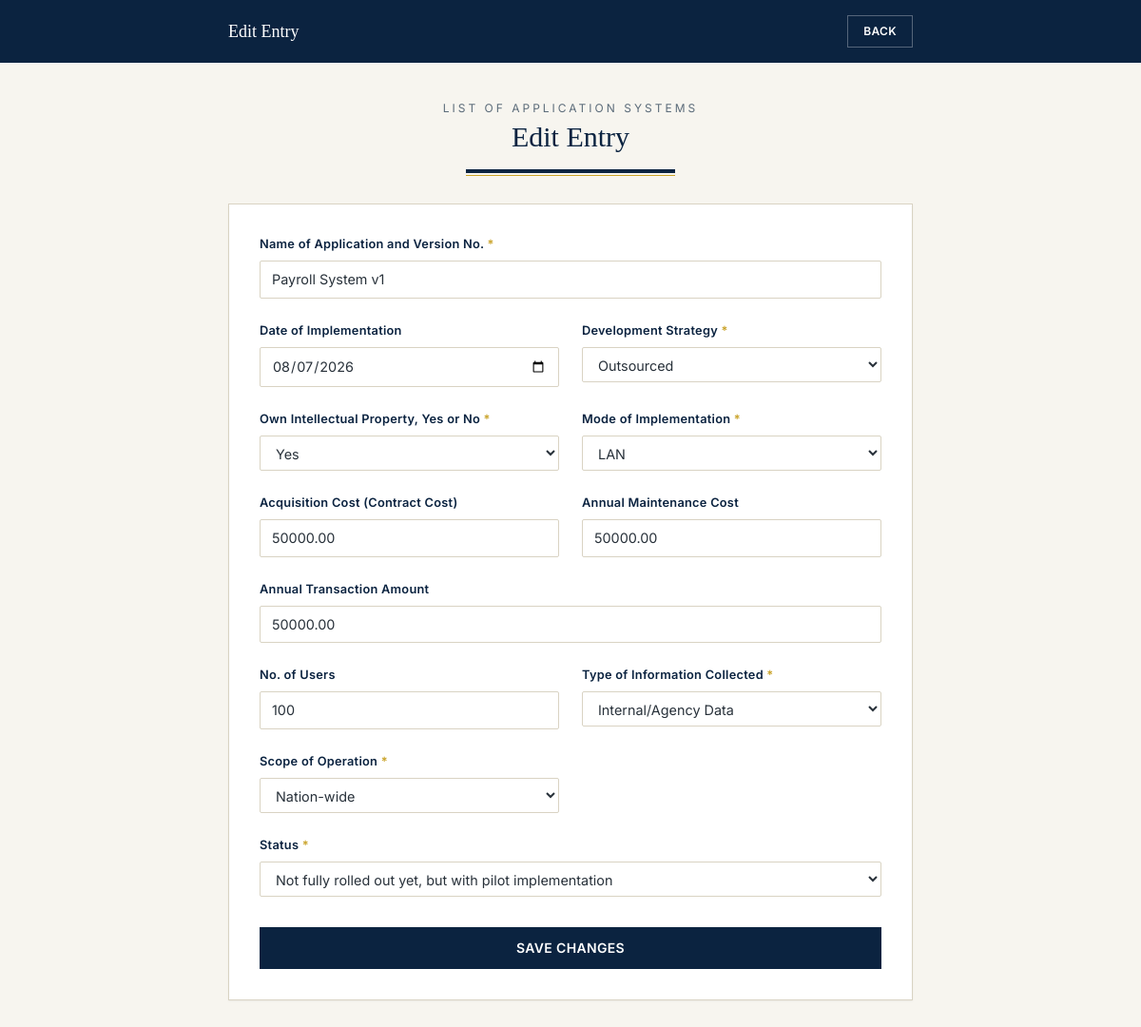
/edit-application-system.php?id=4 (signed in), run on the app's committed database.
### tables this page shows
CREATE TABLE `application_systems` (
  `id` int unsigned NOT NULL AUTO_INCREMENT,
  `user_id` int unsigned NOT NULL,
  `agency_name` varchar(191) NOT NULL,
  `application_name_version` varchar(191) NOT NULL,
  `date_of_implementation` date DEFAULT NULL,
  `development_strategy` enum('In-house','Outsourced','Combination') NOT NULL,
  `owns_ip` enum('Yes','No') NOT NULL,
  `mode_of_implementation` enum('Stand Alone','LAN','WAN','Web-based') NOT NULL,
  `acquisition_cost` decimal(15,2) DEFAULT NULL,
  `annual_maintenance_cost` decimal(15,2) DEFAULT NULL,
  `annual_transaction_amount` decimal(15,2) DEFAULT NULL,
  `no_of_users` int unsigned DEFAULT NULL,
  `type_of_information` enum('External/Public','Internal/Agency Data') NOT NULL,
  `scope_of_operation` enum('International','Nation-wide','Province','Municipal/City') NOT NULL,
  `status` enum('Fully implemented','Not fully rolled out yet, but with pilot implementation','Ongoing development and testing','Not utilized') NOT NULL,
  `created_at` timestamp NOT NULL DEFAULT CURRENT_TIMESTAMP,
  `updated_at` timestamp NOT NULL DEFAULT CURRENT_TIMESTAMP ON UPDATE CURRENT_TIMESTAMP,
  `batch` int unsigned NOT NULL DEFAULT '1',
  PRIMARY KEY (`id`),
  KEY `fk_appsys_user` (`user_id`),
  CONSTRAINT `fk_appsys_user` FOREIGN KEY (`user_id`) REFERENCES `users` (`id`) ON DELETE CASCADE
);

### edit-application-system.php (the view, shortened to what this page needs)
<?php
$pdo = getDbConnection();
$returnTo = (($_GET['return_to'] ?? $_POST['return_to'] ?? '') === 'review') ? 'review' : 'summary';
$returnUrl = $returnTo === 'review' ? 'review.php' : 'application-systems-summary.php';
$id = (int) ($_GET['id'] ?? $_POST['id'] ?? 0);
$stmt = $pdo->prepare('SELECT * FROM application_systems WHERE id = :id AND user_id = :user_id LIMIT 1');
$stmt->execute(['id' => $id, 'user_id' => $_SESSION['user_id']]);
$entry = $stmt->fetch();
function ev($entry, $key)
{
    return htmlspecialchars((string) ($entry[$key] ?? ''), ENT_QUOTES, 'UTF-8');
}
function esel($entry, $key, $option)
{
    return ($entry[$key] ?? '') === $option ? 'selected' : '';
}
?>
<!DOCTYPE html>
<html lang="en">
<head>
<script src="https://cdn.tailwindcss.com"></script>
<link rel="stylesheet" href="assets/css/style.css">
</head>
<body class="bg-ledger-paper font-body text-ledger-ink min-h-screen">
<header class="bg-ledger-navy text-white">
  <div class="max-w-3xl mx-auto px-6 py-4 flex items-center justify-between">
    <p class="font-display text-lg">Edit Entry</p>
    <a href="<?= htmlspecialchars($returnUrl, ENT_QUOTES, 'UTF-8') ?>" class="text-xs font-semibold tracking-wide border border-white/30 px-4 py-2 hover:bg-white/10 transition-colors">BACK</a>
  </div>
</header>
<div class="max-w-3xl mx-auto px-6 py-10">
  <div class="text-center mb-8">
    <p class="text-xs tracking-[0.25em] uppercase text-ledger-muted mb-1">List of Application Systems</p>
    <h1 class="font-display text-2xl md:text-3xl text-ledger-navy">Edit Entry</h1>
    <div class="ledger-rule mt-4 mx-auto" style="max-width: 220px;"></div>
  </div>
  <form action="edit-application-system.php?id=<?= $id ?>&return_to=<?= htmlspecialchars($returnTo, ENT_QUOTES, 'UTF-8') ?>" method="POST" class="bg-white border border-ledger-line shadow-sm p-8">
    <div class="grid grid-cols-1 sm:grid-cols-2 gap-6">
      <div class="sm:col-span-2">
        <label class="field-label">Name of Application and Version No. <span class="text-ledger-gold">*</span></label>
        <input type="text" name="application_name_version" required maxlength="191"
               value="<?= ev($entry, 'application_name_version') ?>"
               class="ledger-input w-full border border-ledger-line rounded-sm px-3 py-2 bg-white mt-2 focus:outline-none focus:ring-2 focus:ring-ledger-steel focus:border-ledger-steel">
      </div>
      <div>
        <label class="field-label">Date of Implementation</label>
        <input type="date" name="date_of_implementation"
               value="<?= ev($entry, 'date_of_implementation') ?>"
               class="ledger-input w-full border border-ledger-line rounded-sm px-3 py-2 bg-white mt-2 focus:outline-none focus:ring-2 focus:ring-ledger-steel focus:border-ledger-steel">
      </div>
      <div>
        <label class="field-label">Development Strategy <span class="text-ledger-gold">*</span></label>
        <select name="development_strategy" required
                class="ledger-input w-full border border-ledger-line rounded-sm px-3 py-2 bg-white mt-2 focus:outline-none focus:ring-2 focus:ring-ledger-steel focus:border-ledger-steel">
          <option value="Outsourced" <?= esel($entry, 'development_strategy', 'Outsourced') ?>>Outsourced</option>
        </select>
      </div>
      <div>
        <label class="field-label">Own Intellectual Property, Yes or No <span class="text-ledger-gold">*</span></label>
        <select name="owns_ip" required
                class="ledger-input w-full border border-ledger-line rounded-sm px-3 py-2 bg-white mt-2 focus:outline-none focus:ring-2 focus:ring-ledger-steel focus:border-ledger-steel">
          <option value="Yes" <?= esel($entry, 'owns_ip', 'Yes') ?>>Yes</option>
        </select>
      </div>
      <div>
        <label class="field-label">Mode of Implementation <span class="text-ledger-gold">*</span></label>
        <select name="mode_of_implementation" required
                class="ledger-input w-full border border-ledger-line rounded-sm px-3 py-2 bg-white mt-2 focus:outline-none focus:ring-2 focus:ring-ledger-steel focus:border-ledger-steel">
          <option value="LAN" <?= esel($entry, 'mode_of_implementation', 'LAN') ?>>LAN</option>
        </select>
      </div>
      <div>
        <label class="field-label">Acquisition Cost (Contract Cost)</label>
        <input type="number" step="0.01" min="0" name="acquisition_cost"
               value="<?= ev($entry, 'acquisition_cost') ?>"
               class="ledger-input w-full border border-ledger-line rounded-sm px-3 py-2 bg-white mt-2 focus:outline-none focus:ring-2 focus:ring-ledger-steel focus:border-ledger-steel">
      </div>
      <div>
        <label class="field-label">Annual Maintenance Cost</label>
        <input type="number" step="0.01" min="0" name="annual_maintenance_cost"
               value="<?= ev($entry, 'annual_maintenance_cost') ?>"
               class="ledger-input w-full border border-ledger-line rounded-sm px-3 py-2 bg-white mt-2 focus:outline-none focus:ring-2 focus:ring-ledger-steel focus:border-ledger-steel">
      </div>
      <div class="sm:col-span-2">
        <label class="field-label">Annual Transaction Amount</label>
        <input type="number" step="0.01" min="0" name="annual_transaction_amount"
               value="<?= ev($entry, 'annual_transaction_amount') ?>"
               class="ledger-input w-full border border-ledger-line rounded-sm px-3 py-2 bg-white mt-2 focus:outline-none focus:ring-2 focus:ring-ledger-steel focus:border-ledger-steel"
               placeholder="* example: Collection system - total annual collection processed through the system">
      </div>
      <div>
        <label class="field-label">No. of Users</label>
        <input type="number" step="1" min="0" name="no_of_users"
               value="<?= ev($entry, 'no_of_users') ?>"
               class="ledger-input w-full border border-ledger-line rounded-sm px-3 py-2 bg-white mt-2 focus:outline-none focus:ring-2 focus:ring-ledger-steel focus:border-ledger-steel">
      </div>
      <div>
        <label class="field-label">Type of Information Collected <span class="text-ledger-gold">*</span></label>
        <select name="type_of_information" required
                class="ledger-input w-full border border-ledger-line rounded-sm px-3 py-2 bg-white mt-2 focus:outline-none focus:ring-2 focus:ring-ledger-steel focus:border-ledger-steel">
          <option value="Internal/Agency Data" <?= esel($entry, 'type_of_information', 'Internal/Agency Data') ?>>Internal/Agency Data</option>
        </select>
      </div>
      <div>
        <label class="field-label">Scope of Operation <span class="text-ledger-gold">*</span></label>
        <select name="scope_of_operation" required
                class="ledger-input w-full border border-ledger-line rounded-sm px-3 py-2 bg-white mt-2 focus:outline-none focus:ring-2 focus:ring-ledger-steel focus:border-ledger-steel">
          <option value="Nation-wide" <?= esel($entry, 'scope_of_operation', 'Nation-wide') ?>>Nation-wide</option>
        </select>
      </div>
      <div class="sm:col-span-2">
        <label class="field-label">Status <span class="text-ledger-gold">*</span></label>
        <select name="status" required
                class="ledger-input w-full border border-ledger-line rounded-sm px-3 py-2 bg-white mt-2 focus:outline-none focus:ring-2 focus:ring-ledger-steel focus:border-ledger-steel">
          <option value="Not fully rolled out yet, but with pilot implementation" <?= esel($entry, 'status', 'Not fully rolled out yet, but with pilot implementation') ?>>Not fully rolled out yet, but with pilot implementation</option>
        </select>
      </div>
    </div>
    <button type="submit" class="mt-8 w-full bg-ledger-navy text-white text-sm font-semibold tracking-wide py-3 hover:bg-ledger-steel transition-colors">
      SAVE CHANGES
    </button>
  </form>
</div>
</body>
</html>

### assets/css/style.css (style rules this page uses)
body { font-family: 'Inter', system-ui, sans-serif; }
.ledger-rule { height: 4px; background: linear-gradient(to right, #0B2340 0%, #0B2340 100%); position: relative; }
.ledger-rule::after { content: ''; position: absolute; top: 6px; left: 0; right: 0; height: 1px; background: #C9A227; }
.field-label { display: block; font-size: 0.8rem; font-weight: 600; letter-spacing: 0.02em; color: #0B2340; }
.ledger-input { width: 100%; border: 1px solid #D9D3C3; background: #FFFFFF; padding: 0.55rem 0.75rem; font-size: 0.9rem; color: #28313A; transition: border-color 0.15s ease, box-shadow 0.15s ease; }

### data on the page
application_systems: application_name_version "Payroll System v1", date_of_implementation "08/07/2026", acquisition_cost "50000.00", annual_maintenance_cost "50000.00", annual_transaction_amount "50000.00", no_of_users "100"
